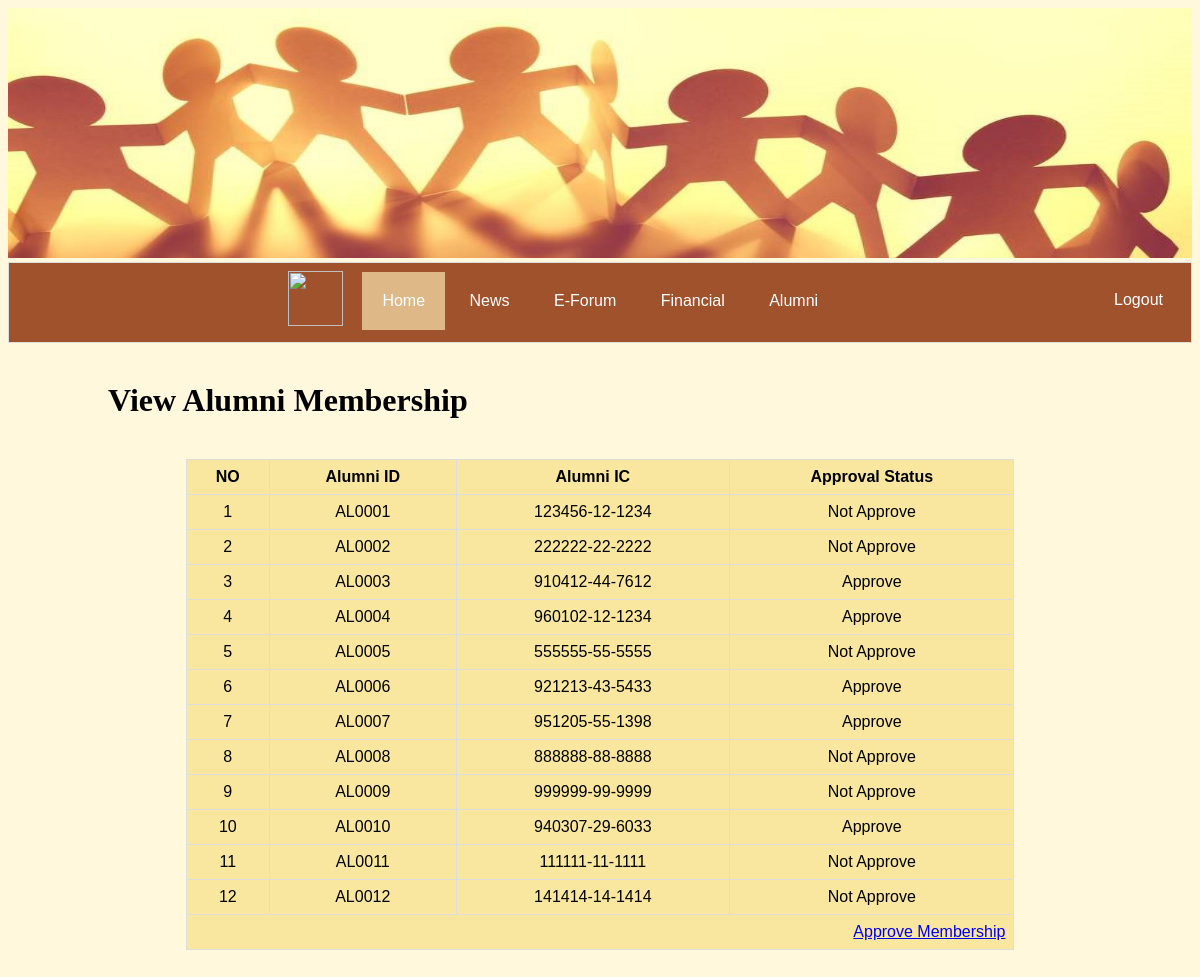
/AlumniManagementSystem/manage_alumni.php (signed in), run on the app's committed database.
### tables this page shows
CREATE TABLE `alumniinfo` (
  `pi_IC` varchar(15) NOT NULL,
  `pi_full_name` varchar(100) NOT NULL,
  `pi_gender` varchar(10) NOT NULL,
  `pi_address` text NOT NULL,
  `pi_email` varchar(50) NOT NULL,
  `pi_profile_picture` longblob NOT NULL,
  `pi_profilepicture_name` varchar(255) NOT NULL,
  `pi_batch` varchar(20) NOT NULL,
  `pi_year_graduate` year(4) NOT NULL,
  `pi_programme` varchar(50) NOT NULL,
  `pi_contact` varchar(50) NOT NULL,
  `al_id` varchar(20) DEFAULT NULL
);

CREATE TABLE `alumnimember` (
  `al_id` varchar(20) NOT NULL,
  `al_password` varchar(20) NOT NULL,
  `al_status` varchar(20) NOT NULL
);

### AlumniManagementSystem/manage_alumni.php (the view, shortened to what this page needs)
<!DOCTYPE html>
<html>
<head>
<link rel="stylesheet" href="css/header_navigationbar.css" />
<?php
include_once "setting/adminpage_navigation.php";
?>
</head>
<body>
<br>
<?php
include_once"connect_database.php";
?>
<h1 style="padding-left:100px"> View Alumni Membership </h1>
<br>
<table id="alumni" align="center">
<tr>
	<th>NO </th>
	<th> Alumni ID </th>
	<th onclick="sortTable(0)"> Alumni IC </th>
	<th onclick="sortTable(2)"> Approval Status </th>
</tr>
<?php
$sqlshow1 = "SELECT alumnimember.al_id, alumniinfo.pi_IC, alumnimember.al_status FROM alumnimember, alumniinfo WHERE alumniinfo.al_id=alumnimember.al_id";
$result1 = $conn->query($sqlshow1);
$no = 1;
while ($row=$result1->fetch_assoc())
{
	echo "<tr>";
	echo "<td>" . $no++. "</td>";
	echo "<td>" . $row['al_id']. "</td>";
	echo "<td>" . $row['pi_IC']. "</td>";
	echo "<td>" . $row['al_status']. "</td>";
	echo "</tr>";
}
?>
<tr>
<td colspan="5" style= 'text-align:right'><a href="approve.php"> Approve Membership </a> </td>
</tr>
</table>
<br><br><br><br>
</body>
</html>

### AlumniManagementSystem/manage_alumni.php (style rules this page uses)
table { font-family: arial, sans-serif; border-collapse: collapse; width: 70%; background-color: #F9E79F; }
td, th { border: 1px solid #dddddd; text-align: center; padding: 8px; }

### data on the page
alumniinfo: al.al_id "AL0001", pi_IC "123456-12-1234", al.al_status "Not Approve"
alumniinfo: al.al_id "AL0002", pi_IC "222222-22-2222", al.al_status "Not Approve"
alumniinfo: al.al_id "AL0003", pi_IC "910412-44-7612", al.al_status "Approve"
alumniinfo: al.al_id "AL0004", pi_IC "960102-12-1234", al.al_status "Approve"
alumniinfo: al.al_id "AL0005", pi_IC "555555-55-5555", al.al_status "Not Approve"
alumniinfo: al.al_id "AL0006", pi_IC "921213-43-5433", al.al_status "Approve"
alumniinfo: al.al_id "AL0007", pi_IC "951205-55-1398", al.al_status "Approve"
alumniinfo: al.al_id "AL0008", pi_IC "888888-88-8888", al.al_status "Not Approve"
alumniinfo: al.al_id "AL0009", pi_IC "999999-99-9999", al.al_status "Not Approve"
alumniinfo: al.al_id "AL0010", pi_IC "940307-29-6033", al.al_status "Approve"
alumniinfo: al.al_id "AL0011", pi_IC "111111-11-1111", al.al_status "Not Approve"
alumniinfo: al.al_id "AL0012", pi_IC "141414-14-1414", al.al_status "Not Approve"
